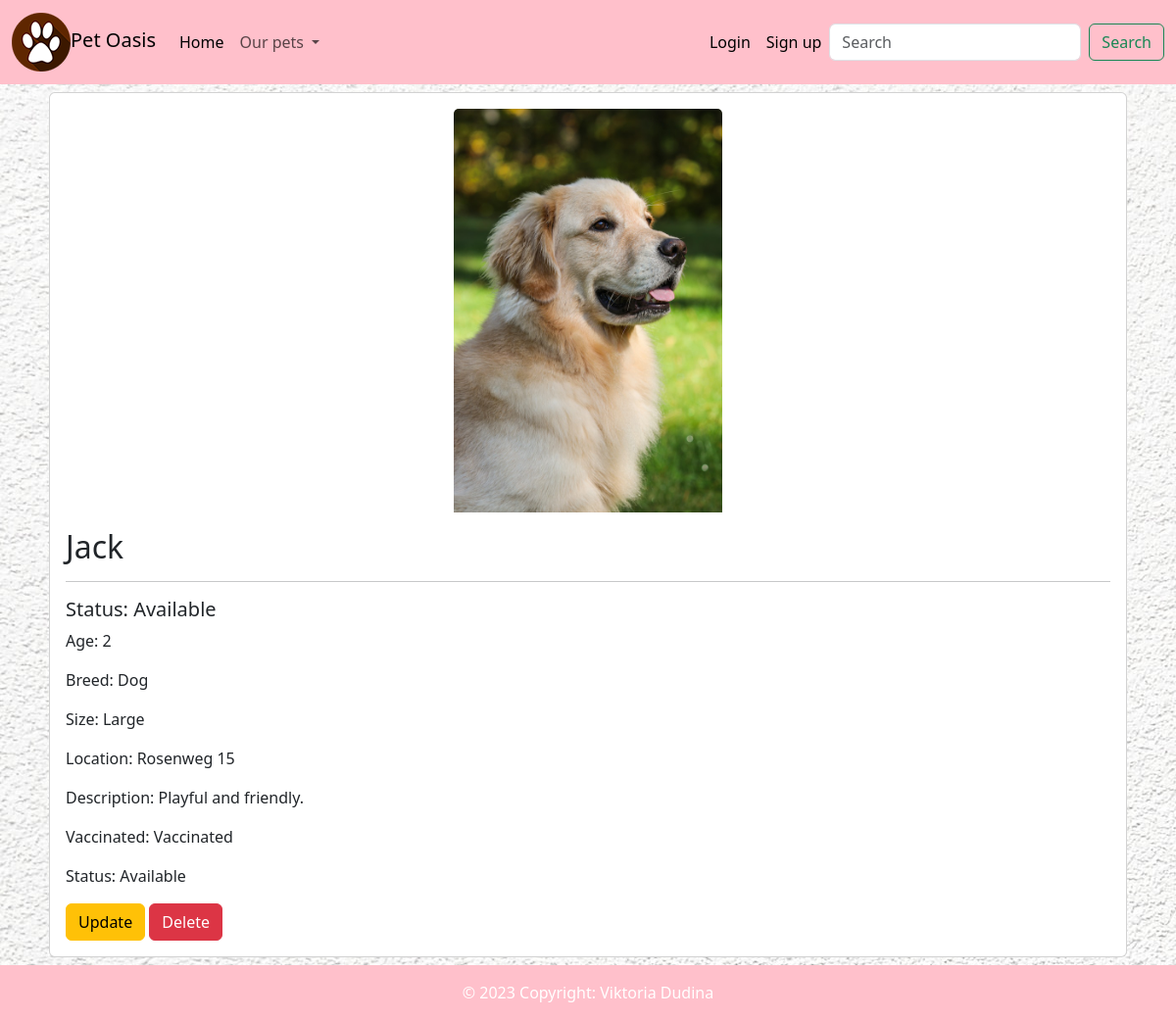
Screenshot of /details.php?pet_id=1 with the database file from the repository.
### tables this page shows
CREATE TABLE `animals` (
  `pet_id` int(11) NOT NULL,
  `name` varchar(255) NOT NULL,
  `location` varchar(255) NOT NULL,
  `size` varchar(40) NOT NULL,
  `age` int(11) NOT NULL,
  `picture` varchar(255) DEFAULT NULL,
  `breed` varchar(255) NOT NULL,
  `description` varchar(255) NOT NULL,
  `fk_user_id` int(11) DEFAULT NULL,
  `vaccinated` enum('Vaccinated','Not vaccinated') DEFAULT 'Not vaccinated',
  `status` enum('Adopted','Available') DEFAULT 'Available'
);

### details.php (the view, shortened to what this page needs)
<?php
require_once 'components/db_connect.php';
$cards = "";
if (isset($_GET["pet_id"]) && !empty($_GET["pet_id"])) {
    $pet_id = $_GET["pet_id"];
    $sql = "SELECT * FROM `animals` WHERE pet_id = $pet_id";
    $result = mysqli_query($connect, $sql);
    if ($result && mysqli_num_rows($result) > 0) {
        $row = mysqli_fetch_assoc($result);
        $cards .= "
        <div class='p-2'>
            <div class='card'>
                <img src='assets/{$row['picture']}' class='card-img-top mt-3' alt='...'>
                <div class='card-body'>
                    <h2 class='card-title'>{$row['name']}</h2>
                    <hr>
                    <h5 class='card-title'>Status: {$row['status']}</h5>
                    <p class='card-text'>Age: {$row['age']}</p>
                    <p class='card-text'>Breed: {$row['breed']}</p>
                    <p class='card-text'>Size: {$row['size']}</p>
                    <p class='card-text'>Location: {$row['location']}</p>
                    <p class='card-text'>Description: {$row['description']}</p>
                    <p class='card-text'>Vaccinated: {$row['vaccinated']}</p>
                    <p class='card-text'>Status: {$row['status']}</p>
                    <a href='update.php?pet_id={$row['pet_id']}' class='btn btn-warning'>Update</a>
                    <a href='delete.php?pet_id={$row['pet_id']}' class='btn btn-danger'>Delete</a>
                </div>
            </div>
        </div>";
    } else {
        $cards = "No data found.";
    }
}
?>
<!DOCTYPE html>
<html lang="en">
<head>
    <link href="https://cdn.jsdelivr.net/npm/bootstrap@5.3.2/dist/css/bootstrap.min.css" rel="stylesheet">
</head>
<body>
<?php require_once 'components/navbar.php'; ?>
<div class="container">
    <?= $cards; ?>
</div>
<?php require_once 'components/footer.php'; ?>
</body>
</html>

### details.php (style rules this page uses)
body { background-image: url('assets/bg.jpg'); }
.card-img-top { width: 25%; display: block; margin-left: auto; margin-right: auto; object-fit: cover; }

### rows the page displays
animals: picture (picture), name "Jack", status "Available", age "2", breed "Dog", size "Large", location "Rosenweg 15", description "Playful and friendly.", vaccinated "Vaccinated"
